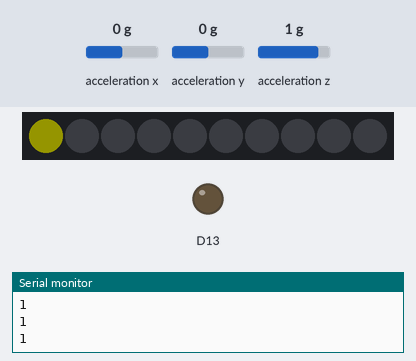
This sketch was run on a simulated Adafruit Circuit Playground Express. On the bench: 10 RGB LEDs in strip order, left to right, output pins drawn as LEDs (lit = HIGH), the last lines printed to the serial monitor. The inputs (shaded band) are chosen by the test bench; at power-on: acceleration z 1 g, acceleration x 0 g, acceleration y 0 g. Dim RGB values are drawn brighter than linear.

Above: at 1.2 s.
1.3 s: acceleration z set to -0.8 g
At 2.0 s:
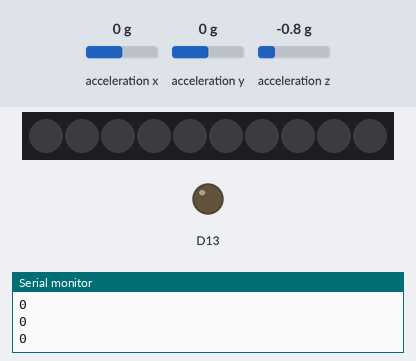
2.8 s: acceleration x set to -1.4 g
At 3.7 s:
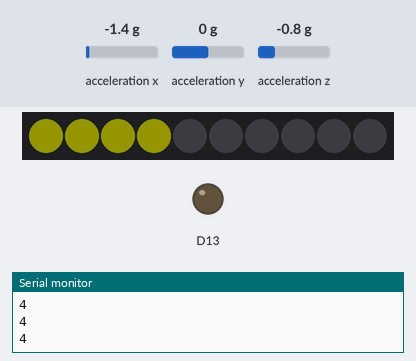
4.3 s: acceleration y set to -1.4 g
At 4.7 s:
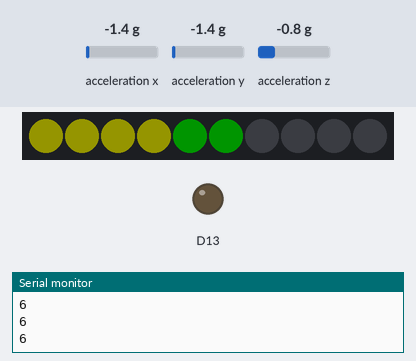
5.8 s: acceleration x set to -0.8 g
At 6.3 s:
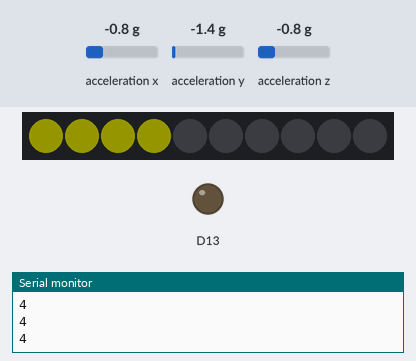
7.3 s: acceleration x set to 1.4 g
At 8.6 s:
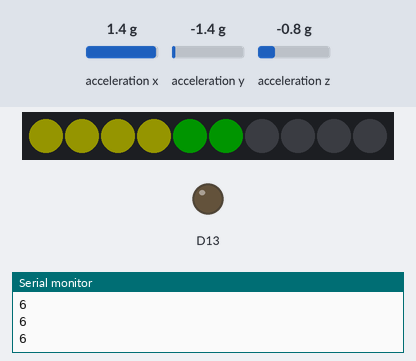
Timing chart, 0 to 10.3 s (numbered marks = the images above; inputs shaded):
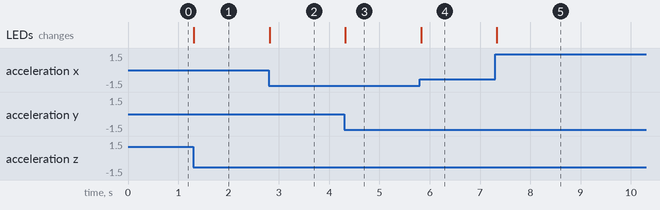

Measured:
- after the input at 1.3 s, the LEDs: change at once (image 1)
- after the input at 2.8 s, the LEDs: change at once (image 2)
- after the input at 4.3 s, the LEDs: change at once (image 3)
- after the input at 5.8 s, the LEDs: change at once (image 4)
- after the input at 7.3 s, the LEDs: change at once (image 5)

The sketch:

Hello_Accelerometer_class.ino
```cpp
#include <Adafruit_CircuitPlayground.h>

float X, Y, Z;


float getacc(float X,float Y,float Z){
  return  pow(pow(X,2)+pow(Y,2)+pow(Z,2),0.5);
  }

void setup() {
  Serial.begin(9600);
  CircuitPlayground.begin();
}

void lightNPixels(int n){
   for(int i=0; i<10; i++){
    CircuitPlayground.setPixelColor(i, 0,0,0);
    }

  for(int i=0; i<4 && i<n; i++){
    CircuitPlayground.setPixelColor(i, 255,255,0);
    }

  for(int i=4; i<7 && i<n; i++){
    CircuitPlayground.setPixelColor(i, 0,255,0);
    }

   for(int i=7; i<10 && i<n; i++){
    CircuitPlayground.setPixelColor(i, 255,0,0);
    }

  }

void loop() {
  X = CircuitPlayground.motionX();
  Y = CircuitPlayground.motionY();
  Z = CircuitPlayground.motionZ();


  Serial.println((int)(map(getacc(X,Y,Z),5,30,0,10)));
  lightNPixels((int)(map(getacc(X,Y,Z),5,30,0,10)));
  delay(50);
}
```
